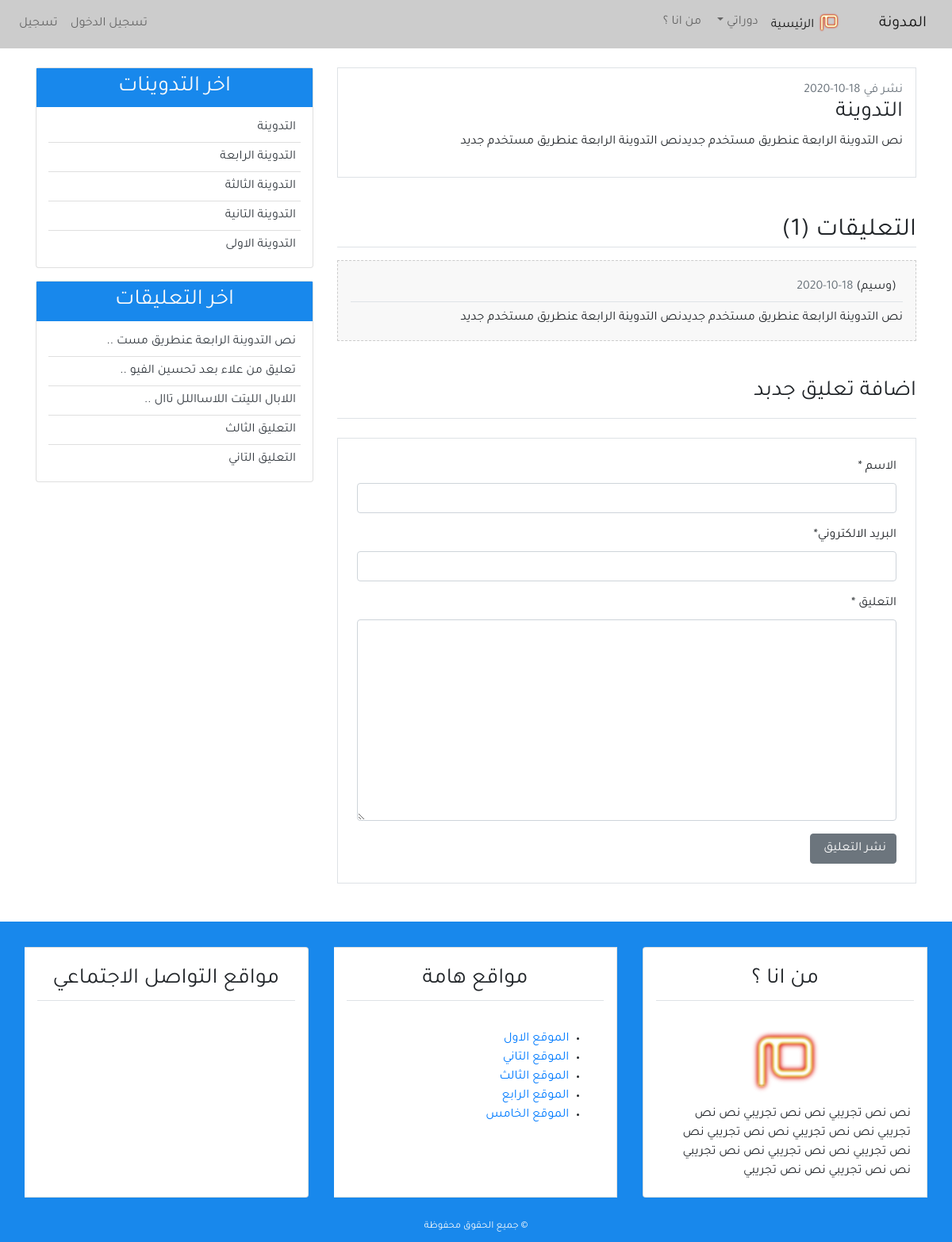
Page /detail/5/ on the committed database.
### blog/models.py (models this page shows, shortened)
class Post(models.Model):
    title = models.CharField(max_length=100, blank=True, null=True)
    content = models.TextField()
    post_date = models.DateTimeField(default=timezone.now )
    post_update = models.DateTimeField(auto_now = True)
    author = models.ForeignKey(User, on_delete=models.CASCADE)
    def __str__(self):
        return self.title
    class Meta :
        ordering = ('-post_date',)

class Comment(models.Model):
    name = models.CharField(max_length=50, verbose_name ='الاسم ' )
    email = models.EmailField(verbose_name ='البريد الالكتروني')
    body = models.TextField(verbose_name =' التعليق ')
    comment_date = models.DateTimeField(auto_now_add=True)
    active = models.BooleanField(default=False)
    post = models.ForeignKey(Post, related_name='comments', on_delete=models.CASCADE)
    class Meta :
        ordering = ('-comment_date',)

### blog/views.py (the view)
# urls.py: path('detail/<int:post_id>/', views.post_detail, name='detail'),
def post_detail(request,post_id) :
    post = get_object_or_404(Post,pk=post_id)
    comments = post.comments.filter(active=True)
    if request.method == 'POST' :
        comment_form = NewComment(data = request.POST)
        if comment_form.is_valid() :
            new_comment = comment_form.save(commit=False)
            new_comment.post = post
            new_comment.save()
            comment_form = NewComment()
    else :
        comment_form = NewComment()
    context ={
        'title':post,
        'post' : post,
        'comments':comments,
        'comment_form' :comment_form,
    }
    return render(request,'blog/detail.html', context)

### blog/forms.py
class NewComment(forms.ModelForm) :
    class Meta:
        model = Comment
        fields = ('name','email','body')

### blog/templatetags/post_tag.py (called while the page is built)
@register.inclusion_tag('blog/latest_posts.html')  #decorator
def latest_posts() : #simple python function
    context ={
        'l_posts' :Post.objects.all()[0:5]
    }
    return context

@register.inclusion_tag('blog/latest_comments.html')  #decorator
def latest_comments() : #simple python function
    context ={
        'l_comments' : Comment.objects.filter(active = True)[:5],
    }
    return context

### blog/templates/blog/detail.html (shortened to what this page needs)
{% extends 'blog/base.html' %}
{% block content %}
{% load crispy_forms_tags %}
      <div class="border p-3 mb-3">
<span class="text-secondary">  نشر في  {{post.post_date|date:'d-m-Y'}}</span>
            <h3>  {{post.title}} </h3>
            <p>{{post.content}}</p>
        </div>
<h2 class="border-bottom mt-5 mb-3"> التعليقات ({{comments.count}}) </h2>
        {% for comment in comments  %}
        <ul class="p-3 comment">
            <h6 class="border-bottom p-2">  ({{comment.name}})
         <span class="text-secondary"> {{comment.comment_date | date:'d-m-Y'}} </span>
            </h6>
             {{comment.body}}
        </ul>
 {% empty  %}
            <h6 class="text-center p-4 comment">   لايوجد تعليقات </h6>
            {% endfor %}
            <h3 class="border-bottom pb-3 mb-3 mt-5"> اضافة تعليق جدبد  </h3>
            <div class="border p-4 mb-5 mt-4 ">
            <form method="POST">
              {{comment_form | crispy}}
              <input class="btn btn-secondary" type="submit" value="نشر التعليق ">
            </form>
        </div>
{% endblock content %}

### blog/templates/blog/latest_posts.html
<ul class="list-group-flush latest-post">
    {% for post  in l_posts  %}
      <li class="list-group-item latest-post-item" >
           <a class="text-dark" href="{% url 'detail' post.pk  %}"> {{post.title}} </a>
      </li>
    {% endfor %}
</ul>

### blog/templates/blog/latest_comments.html
<ul class="list-group-flush latest-comment">
    {% for comment  in l_comments  %}
      <li class="list-group-item latest-comment-item" >
           <a class="text-dark" href="{% url 'detail' comment.post.pk  %}">
            {% if comment.body|length > 25 %}
            {{comment.body|slice:'30'}} ..
            {% else %}
            {{comment.body}}
            {% endif %}
          </a>
      </li>
      {% empty %}
      <li class="list-group-item latest-comment-item" >  لا يوجد تعليقات </li>
    {% endfor %}
</ul>

### blog/static/blog/css/main.css (style rules this page uses)
html,body { direction: rtl; text-align: right; }
body { font-family: 'Tajawal' , sans-serif; }
.latest-post, .latest-comment { padding: 0 15px; }
.latest-post .latest-post-item, .latest-comment .latest-comment-item { padding: 6px; }
.latest-post li:first-child, .latest-comment li:first-child { border-top: 0; }
.latest-post li:last-child, .latest-comment li:last-child { border-bottom: 0; padding-bottom: 0; }
.comment { background-color: #f8f8f8; border: 1px dashed #CCC; }

### rows in the picture
Post: post_date "18-10-2020", title "التدوينة", content "نص التدوينة الرابعة عنطريق مستخدم جديدنص التدوينة الرابعة عنطريق مستخدم جديد"
Comment: name "وسيم", comment_date "18-10-2020", body "نص التدوينة الرابعة عنطريق مستخدم جديدنص التدوينة الرابعة عنطريق مستخدم جديد", body "نص التدوينة الرابعة عنطريق مست"
Post: title "التدوينة الرابعة"
Post: title "التدوينة الثالثة"
Post: title "التدوينة التانية"
Post: title "التدوينة الاولى"
Comment: body "تعليق من علاء بعد تحسين الفيو"
Comment: body "اللابال الليتت اللاسااللل تاال"
Comment: body "التعليق الثالث"
Comment: body "التعليق التاني"

### other values in the picture
{{ comments.count }} "1"
